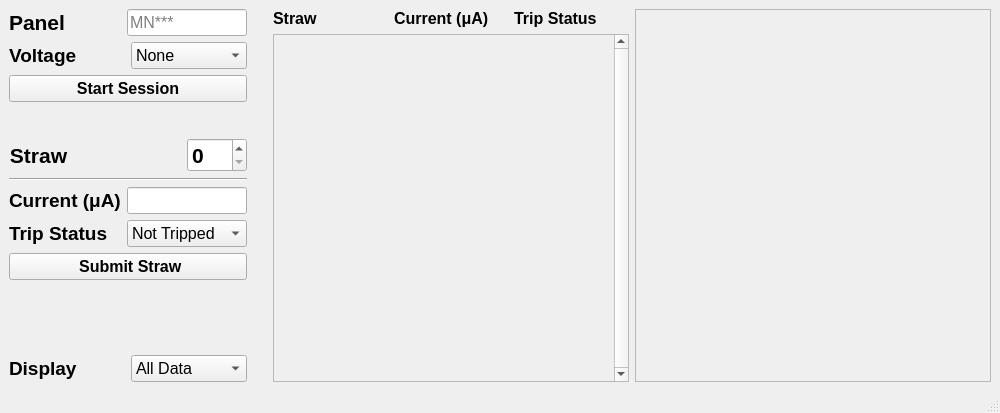
<?xml version="1.0" encoding="UTF-8"?>
<ui version="4.0">
 <class>MainWindow</class>
 <widget class="QMainWindow" name="MainWindow">
  <property name="geometry">
   <rect>
    <x>0</x>
    <y>0</y>
    <width>1000</width>
    <height>413</height>
   </rect>
  </property>
  <property name="sizePolicy">
   <sizepolicy hsizetype="Preferred" vsizetype="Preferred">
    <horstretch>0</horstretch>
    <verstretch>0</verstretch>
   </sizepolicy>
  </property>
  <property name="maximumSize">
   <size>
    <width>1500</width>
    <height>16777215</height>
   </size>
  </property>
  <property name="windowTitle">
   <string>MainWindow</string>
  </property>
  <property name="windowIcon">
   <iconset>
    <normaloff>../../mu2e.jpg</normaloff>../../mu2e.jpg</iconset>
  </property>
  <widget class="QWidget" name="centralwidget">
   <layout class="QGridLayout" name="gridLayout_5">
    <item row="0" column="4" rowspan="8">
     <widget class="QFrame" name="frame">
      <property name="sizePolicy">
       <sizepolicy hsizetype="Expanding" vsizetype="Preferred">
        <horstretch>0</horstretch>
        <verstretch>0</verstretch>
       </sizepolicy>
      </property>
      <property name="frameShape">
       <enum>QFrame::StyledPanel</enum>
      </property>
      <property name="frameShadow">
       <enum>QFrame::Raised</enum>
      </property>
      <layout class="QGridLayout" name="gridLayout_3">
       <item row="0" column="0">
        <layout class="QVBoxLayout" name="graphLayout"/>
       </item>
      </layout>
     </widget>
    </item>
    <item row="1" column="0">
     <widget class="QLabel" name="label_7">
      <property name="font">
       <font>
        <pointsize>14</pointsize>
        <weight>75</weight>
        <bold>true</bold>
       </font>
      </property>
      <property name="text">
       <string>Voltage</string>
      </property>
     </widget>
    </item>
    <item row="1" column="1">
     <widget class="QComboBox" name="voltageBox">
      <property name="font">
       <font>
        <pointsize>12</pointsize>
       </font>
      </property>
      <item>
       <property name="text">
        <string>None</string>
       </property>
      </item>
      <item>
       <property name="text">
        <string>1100V</string>
       </property>
      </item>
      <item>
       <property name="text">
        <string>1500V</string>
       </property>
      </item>
     </widget>
    </item>
    <item row="5" column="0" colspan="2">
     <widget class="QPushButton" name="subStrawButton">
      <property name="font">
       <font>
        <pointsize>12</pointsize>
        <weight>75</weight>
        <bold>true</bold>
       </font>
      </property>
      <property name="text">
       <string> Submit Straw</string>
      </property>
     </widget>
    </item>
    <item row="2" column="0" colspan="2">
     <widget class="QPushButton" name="subPanelButton">
      <property name="font">
       <font>
        <pointsize>12</pointsize>
        <weight>75</weight>
        <bold>true</bold>
       </font>
      </property>
      <property name="text">
       <string>Start Session</string>
      </property>
     </widget>
    </item>
    <item row="0" column="3" rowspan="8">
     <layout class="QGridLayout" name="gridLayout_2">
      <item row="0" column="0">
       <layout class="QGridLayout" name="gridLayout_55">
        <item row="0" column="0">
         <widget class="QLabel" name="label_37">
          <property name="font">
           <font>
            <pointsize>12</pointsize>
            <weight>75</weight>
            <bold>true</bold>
           </font>
          </property>
          <property name="text">
           <string>Straw</string>
          </property>
         </widget>
        </item>
        <item row="0" column="1">
         <widget class="QLabel" name="label_39">
          <property name="font">
           <font>
            <pointsize>12</pointsize>
            <weight>75</weight>
            <bold>true</bold>
           </font>
          </property>
          <property name="text">
           <string>Current (μA)</string>
          </property>
         </widget>
        </item>
        <item row="0" column="2">
         <widget class="QLabel" name="label_40">
          <property name="font">
           <font>
            <pointsize>12</pointsize>
            <weight>75</weight>
            <bold>true</bold>
           </font>
          </property>
          <property name="text">
           <string>Trip Status</string>
          </property>
         </widget>
        </item>
       </layout>
      </item>
      <item row="1" column="0">
       <widget class="QScrollArea" name="scrollAreaHV">
        <property name="enabled">
         <bool>true</bool>
        </property>
        <property name="minimumSize">
         <size>
          <width>0</width>
          <height>0</height>
         </size>
        </property>
        <property name="font">
         <font>
          <pointsize>10</pointsize>
         </font>
        </property>
        <property name="layoutDirection">
         <enum>Qt::LeftToRight</enum>
        </property>
        <property name="lineWidth">
         <number>1</number>
        </property>
        <property name="verticalScrollBarPolicy">
         <enum>Qt::ScrollBarAlwaysOn</enum>
        </property>
        <property name="sizeAdjustPolicy">
         <enum>QAbstractScrollArea::AdjustToContents</enum>
        </property>
        <property name="widgetResizable">
         <bool>true</bool>
        </property>
        <widget class="QWidget" name="scrollContents">
         <property name="geometry">
          <rect>
           <x>0</x>
           <y>0</y>
           <width>327</width>
           <height>342</height>
          </rect>
         </property>
        </widget>
       </widget>
      </item>
     </layout>
    </item>
    <item row="4" column="0" colspan="2">
     <layout class="QGridLayout" name="gridLayout">
      <item row="4" column="1">
       <widget class="QComboBox" name="tripBox">
        <property name="minimumSize">
         <size>
          <width>0</width>
          <height>0</height>
         </size>
        </property>
        <property name="maximumSize">
         <size>
          <width>120</width>
          <height>16777215</height>
         </size>
        </property>
        <property name="font">
         <font>
          <pointsize>12</pointsize>
         </font>
        </property>
        <item>
         <property name="text">
          <string>Not Tripped</string>
         </property>
        </item>
        <item>
         <property name="text">
          <string>Tripped</string>
         </property>
        </item>
       </widget>
      </item>
      <item row="3" column="0" alignment="Qt::AlignLeft">
       <widget class="QLabel" name="label_5">
        <property name="font">
         <font>
          <pointsize>14</pointsize>
          <weight>75</weight>
          <bold>true</bold>
         </font>
        </property>
        <property name="text">
         <string>Current (μA)</string>
        </property>
        <property name="alignment">
         <set>Qt::AlignLeading|Qt::AlignLeft|Qt::AlignVCenter</set>
        </property>
       </widget>
      </item>
      <item row="0" column="1" alignment="Qt::AlignRight">
       <widget class="QSpinBox" name="positionBox">
        <property name="sizePolicy">
         <sizepolicy hsizetype="Preferred" vsizetype="Fixed">
          <horstretch>0</horstretch>
          <verstretch>0</verstretch>
         </sizepolicy>
        </property>
        <property name="minimumSize">
         <size>
          <width>60</width>
          <height>0</height>
         </size>
        </property>
        <property name="maximumSize">
         <size>
          <width>120</width>
          <height>16777215</height>
         </size>
        </property>
        <property name="font">
         <font>
          <pointsize>16</pointsize>
          <weight>75</weight>
          <bold>true</bold>
         </font>
        </property>
       </widget>
      </item>
      <item row="0" column="0" alignment="Qt::AlignLeft">
       <widget class="QLabel" name="label_2">
        <property name="font">
         <font>
          <pointsize>16</pointsize>
          <weight>75</weight>
          <bold>true</bold>
         </font>
        </property>
        <property name="text">
         <string>Straw</string>
        </property>
        <property name="alignment">
         <set>Qt::AlignCenter</set>
        </property>
       </widget>
      </item>
      <item row="1" column="0" colspan="2">
       <widget class="Line" name="line">
        <property name="orientation">
         <enum>Qt::Horizontal</enum>
        </property>
       </widget>
      </item>
      <item row="4" column="0" alignment="Qt::AlignLeft">
       <widget class="QLabel" name="label_4">
        <property name="font">
         <font>
          <pointsize>14</pointsize>
          <weight>75</weight>
          <bold>true</bold>
         </font>
        </property>
        <property name="text">
         <string>Trip Status</string>
        </property>
        <property name="alignment">
         <set>Qt::AlignLeading|Qt::AlignLeft|Qt::AlignVCenter</set>
        </property>
       </widget>
      </item>
      <item row="3" column="1">
       <widget class="QLineEdit" name="ampsLE">
        <property name="minimumSize">
         <size>
          <width>0</width>
          <height>0</height>
         </size>
        </property>
        <property name="maximumSize">
         <size>
          <width>120</width>
          <height>16777215</height>
         </size>
        </property>
        <property name="font">
         <font>
          <pointsize>12</pointsize>
         </font>
        </property>
       </widget>
      </item>
     </layout>
    </item>
    <item row="4" column="2">
     <spacer name="horizontalSpacer">
      <property name="orientation">
       <enum>Qt::Horizontal</enum>
      </property>
      <property name="sizeType">
       <enum>QSizePolicy::Minimum</enum>
      </property>
      <property name="sizeHint" stdset="0">
       <size>
        <width>20</width>
        <height>20</height>
       </size>
      </property>
     </spacer>
    </item>
    <item row="0" column="0" colspan="2">
     <layout class="QGridLayout" name="gridLayout_4">
      <item row="0" column="0" alignment="Qt::AlignLeft">
       <widget class="QLabel" name="label">
        <property name="font">
         <font>
          <pointsize>16</pointsize>
          <weight>75</weight>
          <bold>true</bold>
         </font>
        </property>
        <property name="text">
         <string>Panel</string>
        </property>
        <property name="alignment">
         <set>Qt::AlignCenter</set>
        </property>
       </widget>
      </item>
      <item row="0" column="1">
       <widget class="QLineEdit" name="panelNumLE">
        <property name="maximumSize">
         <size>
          <width>120</width>
          <height>16777215</height>
         </size>
        </property>
        <property name="font">
         <font>
          <pointsize>12</pointsize>
         </font>
        </property>
        <property name="maxLength">
         <number>5</number>
        </property>
        <property name="placeholderText">
         <string>MN***</string>
        </property>
       </widget>
      </item>
     </layout>
    </item>
    <item row="3" column="0">
     <widget class="QLabel" name="label_6">
      <property name="font">
       <font>
        <pointsize>16</pointsize>
       </font>
      </property>
      <property name="text">
       <string/>
      </property>
     </widget>
    </item>
    <item row="7" column="0">
     <widget class="QLabel" name="label_3">
      <property name="font">
       <font>
        <pointsize>14</pointsize>
        <weight>75</weight>
        <bold>true</bold>
       </font>
      </property>
      <property name="text">
       <string>Display</string>
      </property>
     </widget>
    </item>
    <item row="7" column="1">
     <widget class="QComboBox" name="displayOptionsBox">
      <property name="font">
       <font>
        <pointsize>12</pointsize>
       </font>
      </property>
      <item>
       <property name="text">
        <string>All Data</string>
       </property>
      </item>
      <item>
       <property name="text">
        <string>Latest Data</string>
       </property>
      </item>
     </widget>
    </item>
    <item row="6" column="0">
     <spacer name="verticalSpacer">
      <property name="orientation">
       <enum>Qt::Vertical</enum>
      </property>
      <property name="sizeHint" stdset="0">
       <size>
        <width>20</width>
        <height>40</height>
       </size>
      </property>
     </spacer>
    </item>
   </layout>
  </widget>
  <widget class="QStatusBar" name="statusbar"/>
 </widget>
 <tabstops>
  <tabstop>panelNumLE</tabstop>
  <tabstop>ampsLE</tabstop>
  <tabstop>tripBox</tabstop>
  <tabstop>positionBox</tabstop>
  <tabstop>scrollAreaHV</tabstop>
 </tabstops>
 <resources/>
 <connections/>
</ui>
